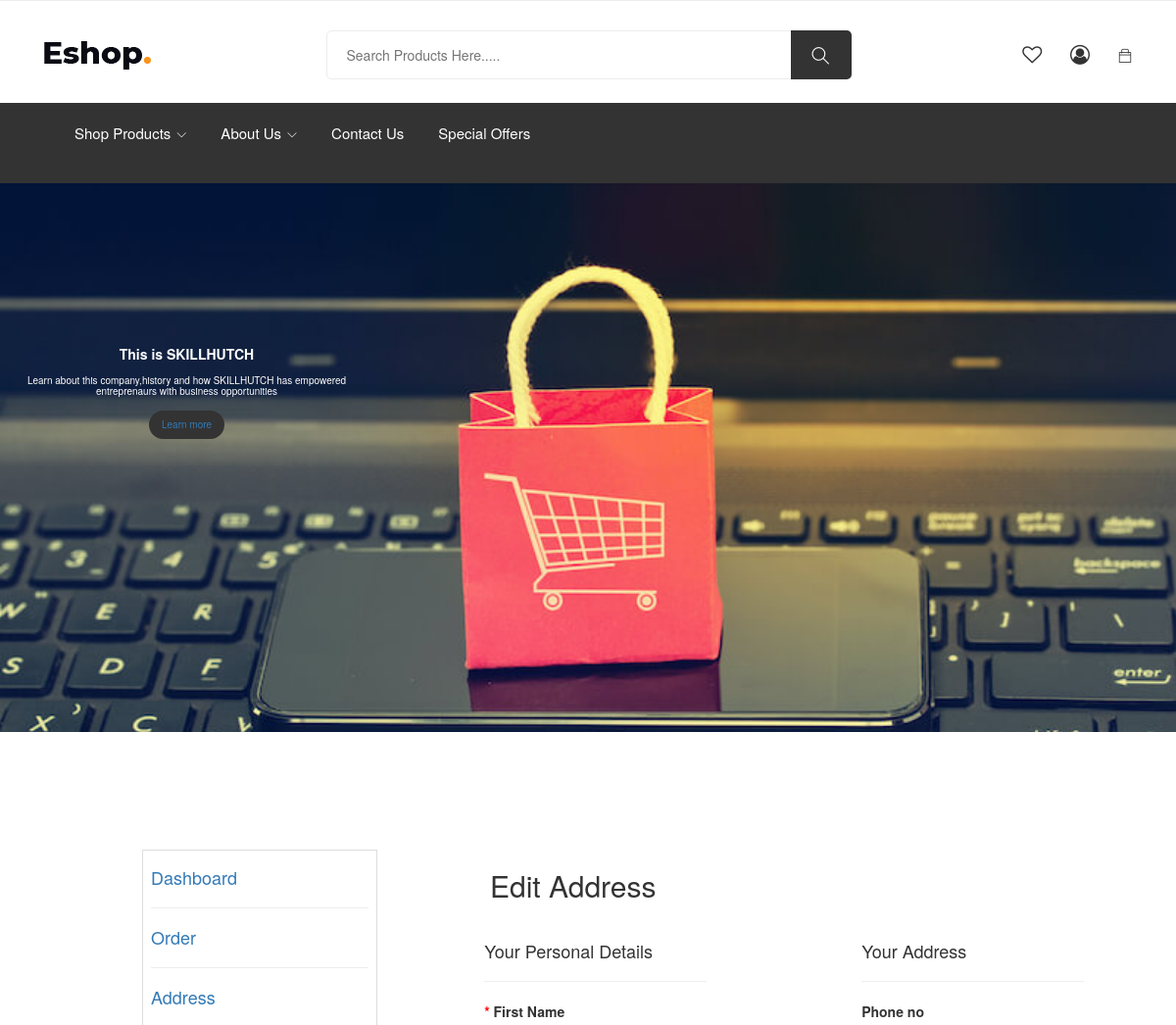
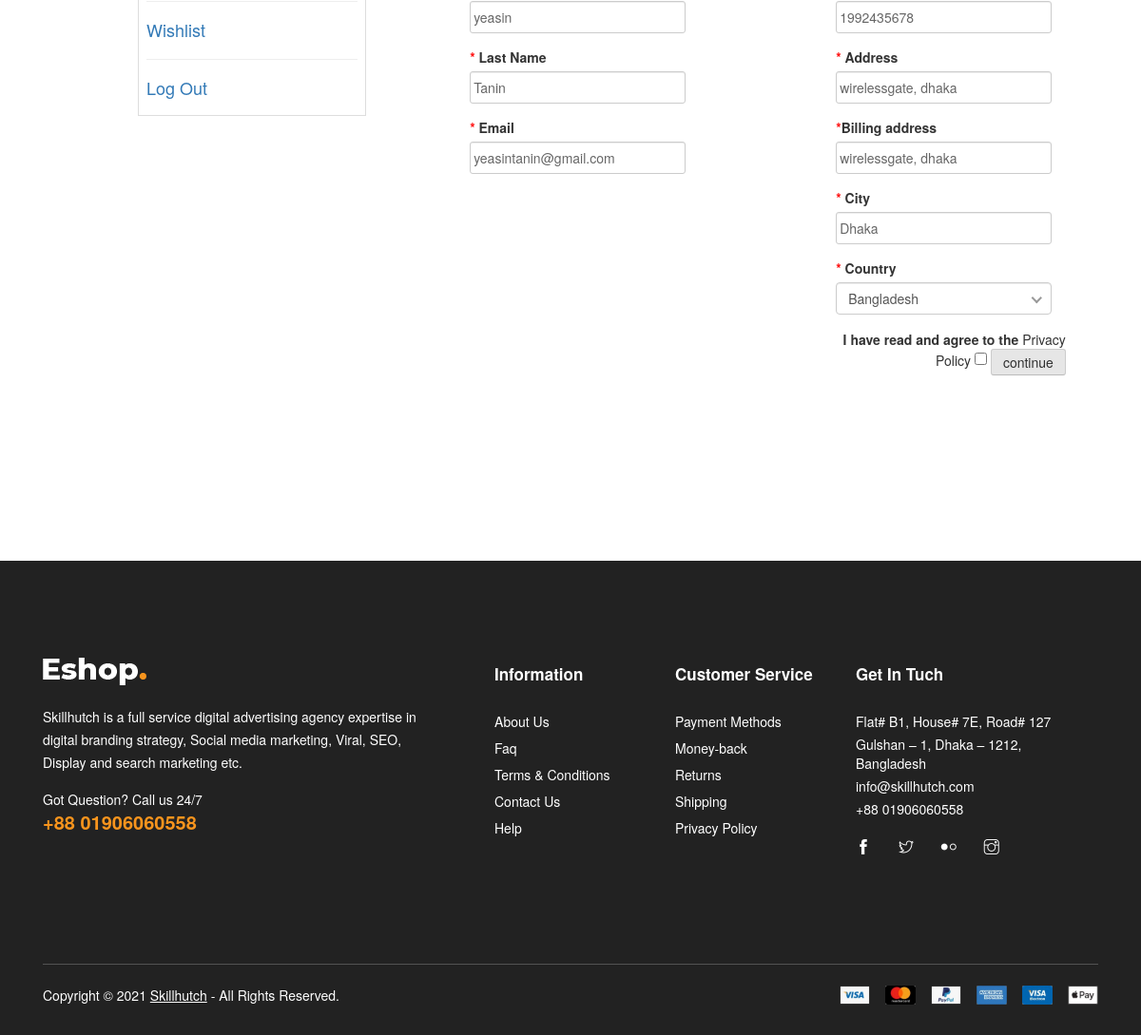
/edit_address.php (signed in), run on the app's committed database (2 pictures, top to bottom).
### tables this page shows
CREATE TABLE `customer` (
  `customer_id` int(30) NOT NULL,
  `first_name` varchar(100) NOT NULL,
  `last_name` varchar(100) NOT NULL,
  `Address` varchar(100) NOT NULL,
  `city` varchar(30) NOT NULL,
  `country` varchar(30) NOT NULL,
  `phone` int(30) NOT NULL,
  `email` varchar(30) NOT NULL,
  `password` varchar(50) NOT NULL,
  `billing_address` varchar(300) NOT NULL
);

### edit_address.php (the view, shortened to what this page needs)
<!DOCTYPE html>
<html lang="zxx">
<?php
include "head.php";
?>
<body class="js">
    <header class="header shop">
        <?php
        include "header.php";
        ?>
    </header>
    <?php
    $custom_id = $_SESSION['customerid'];
    $query = "SELECT * from customer where customer_id=$custom_id ";
    $res = mysqli_query($con, $query);
    $rows1 = mysqli_fetch_array($res);
    ?>
    <div class="row" style="margin: 0 0;">
        <div class="col-12 companny-banner">
            <div class="companny-banner-content" style="">
                <h2>This is SKILLHUTCH</h2>
                <h6>Learn about this company,history and how SKILLHUTCH has empowered entreprenaurs with business opportunities</h6>
                <button class="btn btn-secondary" style=""><a href="https://www.skillhutch.com/">Learn more</a></button>
            </div>
        </div>
    </div>
    <div class="row" style="margin: 10% 0;">
        <div class="col-md-4">
            <div style="margin-left:130px;">
                <table class="table table-bordered" style="text-align: ">
                    <tr>
                        <td>
                            <a href="user_dashboard.php">
                                <h4> Dashboard</h4>
                            </a>
                            <hr>
                            <a href="user_order.php">
                                <h4> Order</h4>
                            </a>
                            <hr>
                            <a href="address.php">
                                <h4> Address</h4>
                            </a>
                            <hr>
                            <a href="user_wishlist.php">
                                <h4> Wishlist</h4>
                            </a>
                            <hr>
                            <a href="customerlogout.php">
                                <h4> Log Out</h4>
                            </a>
                        </td>
                    </tr>
                </table>
            </div>
        </div>
        <div class="col-md-8">
            <main>
                <h2 style="margin-left: 85px;">Edit Address</h2>
                <form name="book_details" action="edit_address_connect.php" method="post" style="margin:4% 0;">
                    <div class="row mx-auto">
                        <div class="col-lg-4 col-md-5 col-sm-11 col-xl-4 mx-auto">
                            <h4>Your Personal Details</h4>
                            <hr>
                            <div class="form-group">
                                <label for="fname"><span style="color:#FF0000">*</span> First Name </label>
                                <input type="text" class="form-control" id="fname" value="<?php echo $rows1['first_name']; ?> " name="fname" required>
                            </div>
                            <div class="form-group">
                                <label for="lname"><span style="color:#FF0000">*</span> Last Name</label>
                                <input type="text" class="form-control" id="lname" value="<?php echo $rows1['last_name']; ?>" name="lname" required>
                            </div>
                            <div class="form-group">
                                <label for="email"><span style="color:#FF0000">*</span> Email</label>
                                <div>
                                    <input type="email" class="form-control from-control-login" id="email" value="<?php echo $rows1['email']; ?>" name="email" required>
                                </div>
                            </div>
                        </div>
                        <div class="col-lg-4 col-md-5 col-sm-11 col-xl-4 mx-auto">
                            <h4>Your Address</h4>
                            <hr>
                            <div class="form-group">
                                <label for="cname">Phone no</label>
                                <input type="text" class="form-control" id="cname" value="<?php echo $rows1['phone']; ?>" name="phone" required>
                            </div>
                            <div class="form-group">
                                <label for="add1"><span style="color:#FF0000">*</span> Address</label>
                                <input type="text" class="form-control" id="add1" value="<?php echo $rows1['Address']; ?>" name="add1" required>
                            </div>
                            <div class="form-group">
                                <label for="add1"><span style="color:#FF0000">*</span>Billing address</label>
                                <input type="text" class="form-control" id="add1" value="<?php echo $rows1['billing_address']; ?>" name="add2" required>
                            </div>
                            <div class="form-group">
                                <label for="city"><span style="color:#FF0000">*</span> City</label>
                                <input type="text" class="form-control" id="city" value="<?php echo $rows1['city']; ?>" name="city" required>
                            </div>
                            <div class="form-group">
                                <label for="exampleFormControlSelect1"><span style="color:#FF0000">*</span> Country</label>
                            </div>
                            <br>
                            <div class="row text-right">
                                <label>I have read and agree to the <a href=""> Privacy Policy</a>
                                    <input type="checkbox" id="check">
                                    <input type="submit" id="sh" name="submit1" class="btn btn-info" value="continue"></label>
                            </div>
                        </div>
                    </div>
                </form>
            </main>
        </div>
    </div>
    <br> <br>
    <?php
    include "footer.php";
    ?>
</body>
</html>

### head.php (style rules this page uses)
.companny-banner { background-image: url('images/5.jpg'); background-position: center; background-repeat: no-repeat; background-size: cover; height: 70vh; }
.companny-banner-content { color:#fff; width: 30%; float: left; display: flex; flex-direction: column; align-items: center; justify-content: center; text-align: center; margin: 20vh 0; }
.companny-banner-content h2 { font-size:1.4rem; margin:0.7rem 0; font-weight:bold; }
.companny-banner-content h6 { font-size:1rem; margin:0.7rem 0; }
.companny-banner-content button { font-size:1rem; margin:0.7rem 0; border-radius: 20px; }

### data on the page
customer: fname "yeasin", lname "Tanin", email "yeasintanin@gmail.com", phone "1992435678", add1 "wirelessgate, dhaka", add2 "wirelessgate, dhaka", city "Dhaka"
